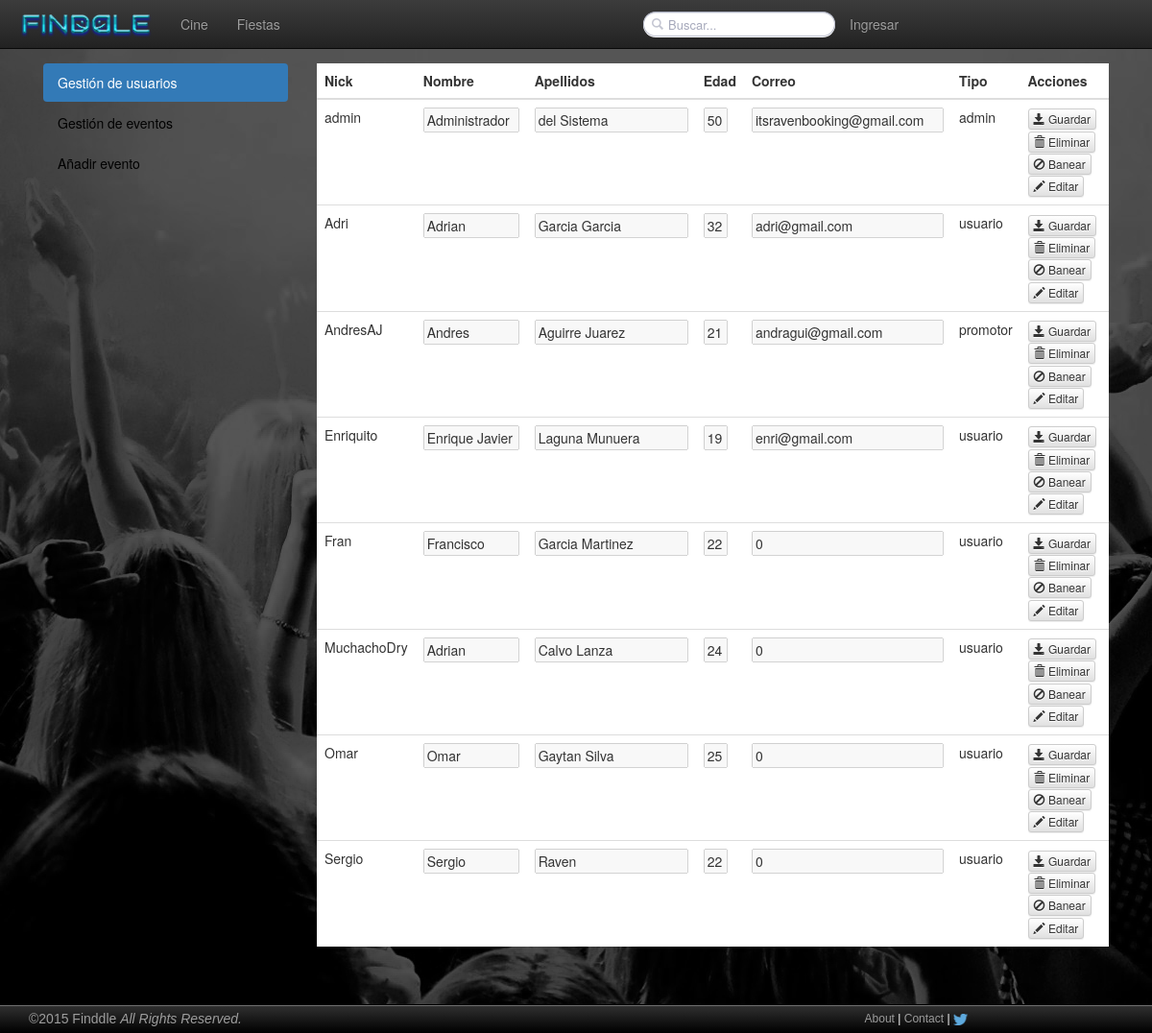
/vistaadministradorusuarios.php, run on an earlier commit of the app's database.
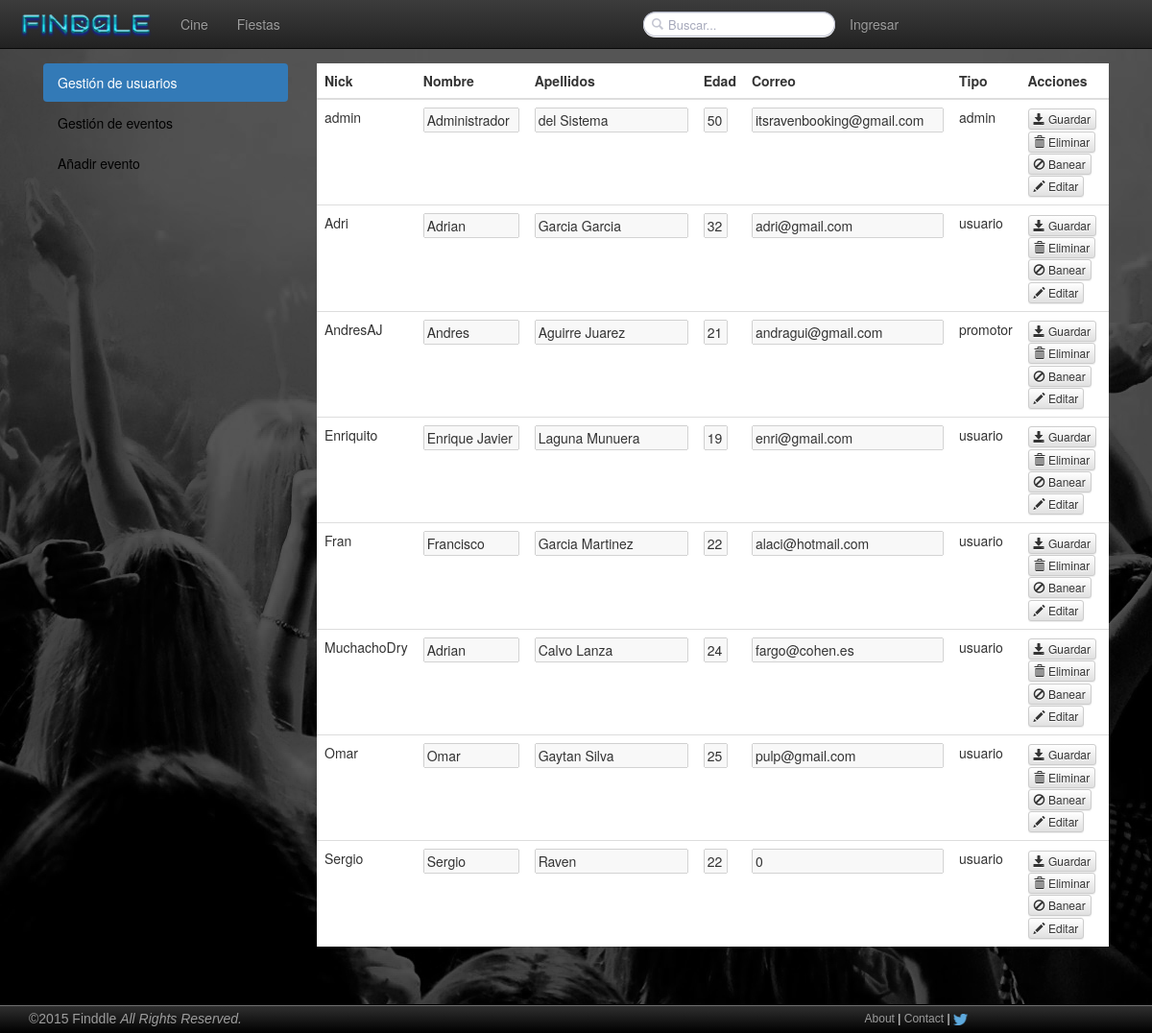
And on a later commit of the database.
### tables this page shows
CREATE TABLE IF NOT EXISTS `usuarios` (
  `Nick` varchar(100) NOT NULL,
  `Contrasena` varchar(60) NOT NULL,
  `Correo` varchar(100) NOT NULL,
  `Nombre` varchar(100) NOT NULL,
  `Apellidos` varchar(100) NOT NULL,
  `Edad` int(11) NOT NULL,
  `Avatar` varchar(40) DEFAULT NULL,
  `Tipo` enum('usuario','admin','promotor','banned') NOT NULL
);

### includes/php/usuariosBD.php (called while the page is built, shortened)
<?php
require_once(__DIR__."/config.php");
function getUsuarios(){
	global $mysqli;
	$usuarios = null;
	$pst = $mysqli->prepare("SELECT * FROM usuarios ;");
	$pst->execute();
	$result = $pst->get_result();
	while($row = $result->fetch_array(MYSQLI_ASSOC)){
		$usuarios[] = $row;
	}
	return $usuarios;
}
?>

### vistaadministradorusuarios.php (the view, shortened to what this page needs)
<?php require_once(__DIR__.'/includes/php/config.php');?>
<?php require_once(__DIR__.'/includes/php/usuariosBD.php');?>
<!DOCTYPE html>
<html>
  <head>
    <link rel="stylesheet" type="text/css" href="<?= ROOT_DIR?>/includes/css/bootstrap.css">
    <link rel="stylesheet" type="text/css" href="<?= ROOT_DIR?>/includes/css/bootstrap-theme.min.css">
    <link rel="stylesheet" type="text/css" href="<?= ROOT_DIR?>/includes/css/mycss.css">
</head>
<body>
  <?php require(__DIR__.'/includes/php/header.php');?>
  <div class="main">
    <div class="container">
      <div class="sidebar-left container-fixed col-xs-4 col-sm-4 col-md-3 ">
        <ul class="nav nav-pills nav-stacked nav-pills-stacked-example">
          <li role="presentation" class="active"><a href="<?= ROOT_DIR?>/administrar/usuarios">Gestión de usuarios</a></li>
          <li role="presentation"><a href="<?= ROOT_DIR?>/administrar/eventos">Gestión de eventos</a></li>
          <li role="presentation"><a href="<?= ROOT_DIR?>/evento/crear">Añadir evento</a></li>
        </ul>
      </div>
      <div class="container-fixed col-xs-8 col-sm-8 col-md-9">
        <div class="table table-responsive table table-hover">
          <table class="table">
           <thead>
                <tr>
                  <th>Nick</th>
                  <th>Nombre</th>
                  <th>Apellidos</th>
                  <th>Edad</th>
                  <th>Correo</th>
                  <th>Tipo</th>
                  <th>Acciones</th>
                </tr>
              </thead>
              <tbody>
              <?php
              $usuarios = getUsuarios();
                foreach ($usuarios as $user) {
                  if($user['Nick'] != "UsuarioAnonimo"){
                  echo '<tr id="r_'.$user['Nick'].'">';
                  echo '<td>'.$user['Nick'].'</td>';
                  echo '<td><input class="nombreInput" text="submit" disabled ="true" name="role" id="nombreUsuario" value="'.$user['Nombre'].'"/></td>';
                  echo '<td><input class="apellidosInput" text="submit" disabled ="true" name="role" id="apellidosUsuario" value="'.$user['Apellidos'].'"/></td>';
                  echo '<td><input class="edadInput" text="submit" disabled ="true" name="role" id="edadUsuario" value="'.$user['Edad'].'"/></td>';
                  echo '<td><input class="datosInput" text="submit" disabled ="true" name="role" id="correoUsuario" value="'.$user['Correo'].'"/></td>';
                  echo '<td>'.$user['Tipo'].'</td>';
                  echo '<td><button type="button" class="btn btn-default btn-xs s" id="send_'.$user['Nick'].'"><span class="glyphicon glyphicon-save" aria-hidden="true"></span> Guardar</button>';
                      echo '<button type="button" class="btn btn-default btn-xs x" id="del_'.$user['Nick'].'"><span class="glyphicon glyphicon-trash" aria-hidden="true"></span> Eliminar</button>';
                      if($user['Tipo']!="banned"){
                      echo '<button type="button" class="btn btn-default btn-xs b" id="del_'.$user['Nick'].'"><span class="glyphicon glyphicon-ban-circle" aria-hidden="true"></span> Banear</button>';
                      }
                      else{
                      echo'<select id ="roles">';
                      echo'<option>usuario</option>';
                      echo'<option>promotor</option>';
                      echo'</select>';
                      echo '<button type="button" class="btn btn-default btn-xs db" id="del_'.$user['Nick'].'"><span class="glyphicon glyphicon-ban-circle" aria-hidden="true"></span> Quitar Ban</button>';
                      }
                      echo '<button type="button" class="btn btn-default btn-xs edt" id="edt_'.$user['Nick'].'"><span class="glyphicon glyphicon-pencil" aria-hidden="true"></span> Editar</button></td>';
                  echo '</tr>';
                  }
                }
              ?>
              </tbody>
          </table>
      </div>
      </div>
    </div>
  </div>
  <?php require(__DIR__.'/includes/php/footer.php');?>
</body>
</html>

### includes/php/header.php (shortened to what this page needs)
<link rel="stylesheet" type="text/css" href="<?= ROOT_DIR?>/includes/css/styledrop.css">
<div class="container">
  <header>
    <nav class="navbar navbar-fixed-top navbar-inverse">
      <div class="container">
        <div class="navbar-header">
          <a href="<?= ROOT_DIR?>/" id="logofindd"class="navbar-brand"><img src="<?= ROOT_DIR?>/includes/img/finddle-50w.png"/></a>
        </div>
        <div id="navbar" class="collapse navbar-collapse">
          <ul class="nav navbar-nav">
            <li><a href="<?= ROOT_DIR?>/peliculas">Cine</a></li>
            <li><a href="<?= ROOT_DIR?>/fiestas">Fiestas</a></li>
          </ul>
          <ul class="nav navbar-nav navbar-right">
            <li>
              <form class="search" method="get" action="#" >
                <input class="sear" type="text" id="search" placeholder="Buscar..." />
              </form>
            </li>
            <?php
            if(isset($_SESSION['username'])){
              echo '<a id="notificationLink" href="#" data-container="body" data-toggle="popover" data-placement="bottom"><img src="'.ROOT_DIR.'/includes/img/wbell.png"/></a>';
              echo '<a href="'.ROOT_DIR.'/usuarios/perfil"><img  id="userPhoto" src="'.ROOT_DIR.'/'.$_SESSION['picture'].'"/></a><p class="hide" id="isLogged" user="'.$_SESSION['username'].'">Logeado</p>';
              echo '<li><a href="'.ROOT_DIR.'/includes/php/logout.php">Logout</a></li>';
            }else{
              echo '<li><a href="'.ROOT_DIR.'/login">Ingresar</a></li>';
            }
            ?>
          </ul>
        </div>
      </div>
    </nav>
  </header>
</div>

### includes/php/footer.php
<footer class="site-footer">
  <div class="container footer-left">
    ©2015 <a class="footer" href="<?= ROOT_DIR?>/index.php">Finddle</a>
    <em>All Rights Reserved.</em>
  </div>
  <div class="container footer-right">
    <div class="container footer-word-links">
      <a class="footer" href="<?= ROOT_DIR?>/about.php">About</a> |
      <a class="footer" href="<?= ROOT_DIR?>/contacto.php">Contact</a> |
      <a href="https://twitter.com/FinddleProyect" >
      <img src="<?= ROOT_DIR?>/includes/img/twitter-logo-blue.png" width="15" height="12" alt="">
      </a>
    </div>
  </div>
</footer>

### includes/css/mycss.css (style rules this page uses)
.main { padding-right: 15px; padding-left: 15px; margin-right: auto; margin-left: auto; margin-top: 51px; margin-bottom: 50px; padding-top: 15px; }
.site-footer { font-family: "Lucida Grande","Lucida Sans Unicode", Tahoma, Sans-Serif; position: fixed; bottom: 0; left: 0; width: 100%; height: 30px; line-height: 28px; color: #9D9D9D; padding: 0 0px; background: -webkit-gradient(linear, left top, left bottom, from(#505050), to(#383838)); background: -webkit-linear-gradient(#505050, #383838); background: linear-gradient(#313131, #000000); border-top: 1px solid black; -webkit-box-shadow: inset 0 1px 0 #6e6e6e,0 2px 2px rgba(0,0,0,0.4); box-shadow: inset 0 1px 0 #6e6e6e,0 2px 2px rgba(0,0,0,0.4); z-index: 5001; }
.footer-right { box-sizing: border-box; color: #FFF; display: block; font-family: 'Lucida Grande', 'Lucida Sans Unicode', Tahoma, sans-serif; font-size: 12px; font-weight: normal; height: 30px; line-height: 28px; margin-bottom: 0px; margin-left: 0px; margin-right: 0px; margin-top: 0px; padding-bottom: 0px; padding-left: 0px; padding-right: 0px; padding-top: 0px; position: absolute; right: 10px; top: 0px; width: 289.421875px; z-index: 1; }
.footer-word-links { box-sizing: border-box; color: #FFF; display: inline-block; font-family: 'Lucida Grande', 'Lucida Sans Unicode', Tahoma, sans-serif; font-size: 12px; font-weight: normal; height: 30px; line-height: 28px; margin-bottom: 0px; margin-left: 0px; margin-right: 0px; margin-top: 0px; padding-bottom: 0px; padding-left: 0px; padding-right: 0px; padding-top: 0px; width: 289.421875px; }
a.footer { color: #9D9D9D; text-decoration: none; }
.navbar-right { display: inline-block; min-width: 700px; }
.edadInput { width: 25px; }
.datosInput { width: 200px; }
.nombreInput { width: 100px; }
.apellidosInput { width: 160px; }
#logofindd { margin-top: 0px; padding: 0px; margin-right: 10px; }

### includes/css/styledrop.css (style rules this page uses)
.search { position: relative; margin: 0 auto; width: 200px; margin-top: 12px; }
.search input { height: 26px; width: 100%; padding: 0 12px 0 25px; background: white url("../img/search.png") 8px 6px no-repeat; border: 1px solid; border-color: #a8acbc #babdcc #c0c3d2; border-radius: 13px; -webkit-appearance: textfield; -webkit-box-sizing: border-box; -moz-box-sizing: border-box; box-sizing: border-box; -webkit-box-shadow: inset 0 1px #e5e7ed, 0 1px #fcfcfc; box-shadow: inset 0 1px #e5e7ed, 0 1px #fcfcfc; font-family: 'Helvetica Neue', Helvetica, Arial, sans-serif; font-size: 13px !important; color: #555860 !important; }

What changed in the data, as far as the page shows it:
changed usuarios "Fran": role "0" → "alaci@hotmail.com"
changed usuarios "MuchachoDry": role "0" → "fargo@cohen.es"
changed usuarios "Omar": role "0" → "pulp@gmail.com"
